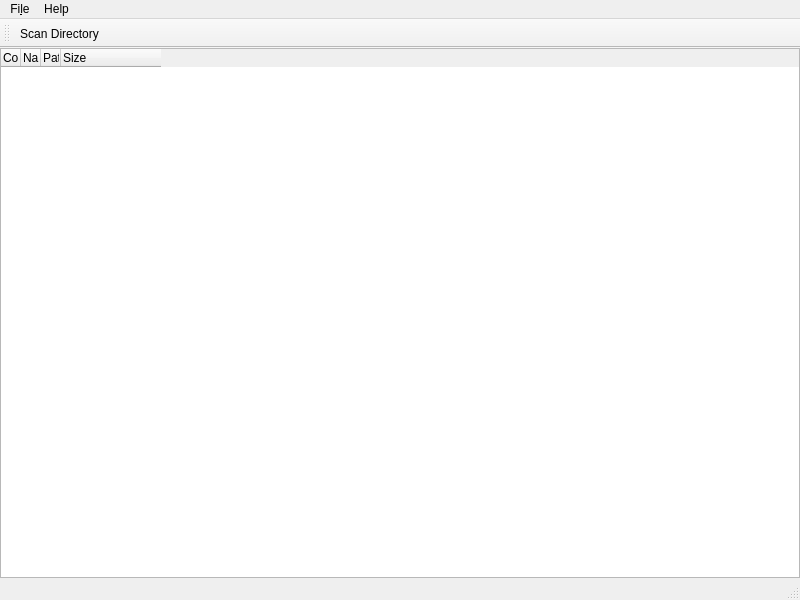
<?xml version="1.0" encoding="UTF-8"?>
<ui version="4.0">
 <class>MainWindow</class>
 <widget class="QMainWindow" name="MainWindow">
  <property name="geometry">
   <rect>
    <x>0</x>
    <y>0</y>
    <width>800</width>
    <height>600</height>
   </rect>
  </property>
  <property name="windowTitle">
   <string>MainWindow</string>
  </property>
  <widget class="QWidget" name="centralWidget">
   <layout class="QVBoxLayout" name="verticalLayout">
    <property name="leftMargin">
     <number>0</number>
    </property>
    <property name="topMargin">
     <number>0</number>
    </property>
    <property name="rightMargin">
     <number>0</number>
    </property>
    <property name="bottomMargin">
     <number>0</number>
    </property>
    <item>
     <widget class="QTreeWidget" name="treeWidget">
      <property name="enabled">
       <bool>true</bool>
      </property>
      <property name="styleSheet">
       <string notr="true">color:black
</string>
      </property>
      <property name="alternatingRowColors">
       <bool>true</bool>
      </property>
      <property name="allColumnsShowFocus">
       <bool>false</bool>
      </property>
      <property name="columnCount">
       <number>4</number>
      </property>
      <attribute name="headerCascadingSectionResizes">
       <bool>true</bool>
      </attribute>
      <attribute name="headerDefaultSectionSize">
       <number>10</number>
      </attribute>
      <attribute name="headerMinimumSectionSize">
       <number>100</number>
      </attribute>
      <attribute name="headerStretchLastSection">
       <bool>false</bool>
      </attribute>
      <column>
       <property name="text">
        <string>Copies</string>
       </property>
      </column>
      <column>
       <property name="text">
        <string>Name</string>
       </property>
      </column>
      <column>
       <property name="text">
        <string>Path</string>
       </property>
      </column>
      <column>
       <property name="text">
        <string>Size</string>
       </property>
      </column>
      <item>
       <property name="text">
        <string>Новый элемент</string>
       </property>
       <property name="foreground">
        <brush brushstyle="NoBrush">
         <color alpha="255">
          <red>255</red>
          <green>255</green>
          <blue>255</blue>
         </color>
        </brush>
       </property>
      </item>
     </widget>
    </item>
   </layout>
  </widget>
  <widget class="QMenuBar" name="menuBar">
   <property name="geometry">
    <rect>
     <x>0</x>
     <y>0</y>
     <width>800</width>
     <height>22</height>
    </rect>
   </property>
   <widget class="QMenu" name="menuFile">
    <property name="title">
     <string>Fi&amp;le</string>
    </property>
    <addaction name="actionScan_Directory"/>
    <addaction name="separator"/>
    <addaction name="actionExit"/>
   </widget>
   <widget class="QMenu" name="menuHelp">
    <property name="title">
     <string>Help</string>
    </property>
    <addaction name="actionAbout"/>
   </widget>
   <addaction name="menuFile"/>
   <addaction name="menuHelp"/>
  </widget>
  <widget class="QToolBar" name="toolBar">
   <property name="windowTitle">
    <string>toolBar</string>
   </property>
   <attribute name="toolBarArea">
    <enum>TopToolBarArea</enum>
   </attribute>
   <attribute name="toolBarBreak">
    <bool>false</bool>
   </attribute>
   <addaction name="actionScan_Directory"/>
  </widget>
  <widget class="QStatusBar" name="statusBar"/>
  <action name="actionScan_Directory">
   <property name="text">
    <string>&amp;Scan Directory...</string>
   </property>
   <property name="iconText">
    <string>Scan Directory</string>
   </property>
  </action>
  <action name="actionExit">
   <property name="text">
    <string>&amp;Exit</string>
   </property>
   <property name="toolTip">
    <string>Exit</string>
   </property>
  </action>
  <action name="actionAbout">
   <property name="text">
    <string>About</string>
   </property>
  </action>
 </widget>
 <layoutdefault spacing="6" margin="11"/>
 <resources/>
 <connections/>
</ui>
